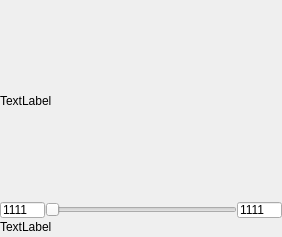
<?xml version="1.0" encoding="UTF-8"?>
<ui version="4.0">
 <class>Form</class>
 <widget class="QWidget" name="Form">
  <property name="geometry">
   <rect>
    <x>0</x>
    <y>0</y>
    <width>282</width>
    <height>237</height>
   </rect>
  </property>
  <property name="windowTitle">
   <string>Form</string>
  </property>
  <layout class="QGridLayout" name="gridLayout">
   <property name="margin">
    <number>0</number>
   </property>
   <property name="spacing">
    <number>0</number>
   </property>
   <item row="1" column="0">
    <layout class="QHBoxLayout" name="horizontalLayout">
     <property name="spacing">
      <number>0</number>
     </property>
     <item>
      <widget class="QLineEdit" name="maxFrameEdit">
       <property name="maximumSize">
        <size>
         <width>45</width>
         <height>16</height>
        </size>
       </property>
       <property name="text">
        <string>1111</string>
       </property>
      </widget>
     </item>
     <item>
      <widget class="QSlider" name="gifSlider">
       <property name="orientation">
        <enum>Qt::Horizontal</enum>
       </property>
      </widget>
     </item>
     <item>
      <widget class="QLineEdit" name="curFrameEdit">
       <property name="maximumSize">
        <size>
         <width>45</width>
         <height>16</height>
        </size>
       </property>
       <property name="text">
        <string>1111</string>
       </property>
      </widget>
     </item>
    </layout>
   </item>
   <item row="2" column="0">
    <widget class="QLabel" name="assetLabel">
     <property name="minimumSize">
      <size>
       <width>282</width>
       <height>16</height>
      </size>
     </property>
     <property name="maximumSize">
      <size>
       <width>282</width>
       <height>16</height>
      </size>
     </property>
     <property name="text">
      <string>TextLabel</string>
     </property>
    </widget>
   </item>
   <item row="0" column="0">
    <widget class="QLabel" name="previewLabel">
     <property name="minimumSize">
      <size>
       <width>282</width>
       <height>200</height>
      </size>
     </property>
     <property name="maximumSize">
      <size>
       <width>282</width>
       <height>200</height>
      </size>
     </property>
     <property name="text">
      <string>TextLabel</string>
     </property>
    </widget>
   </item>
  </layout>
 </widget>
 <resources/>
 <connections/>
</ui>
